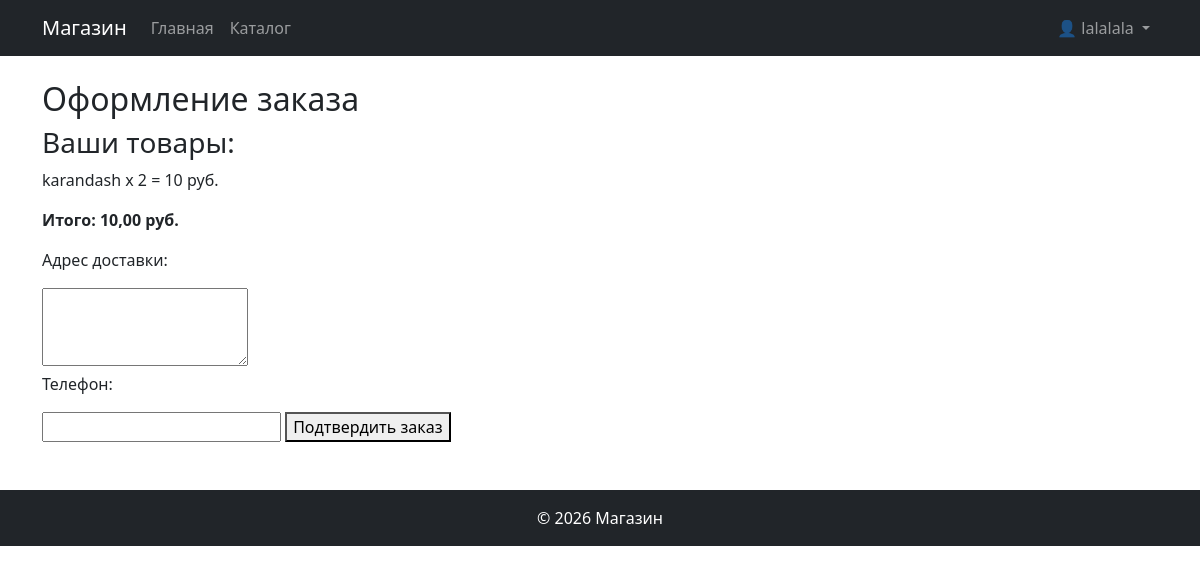
The page /checkout/ (signed in) on the database as committed earlier.
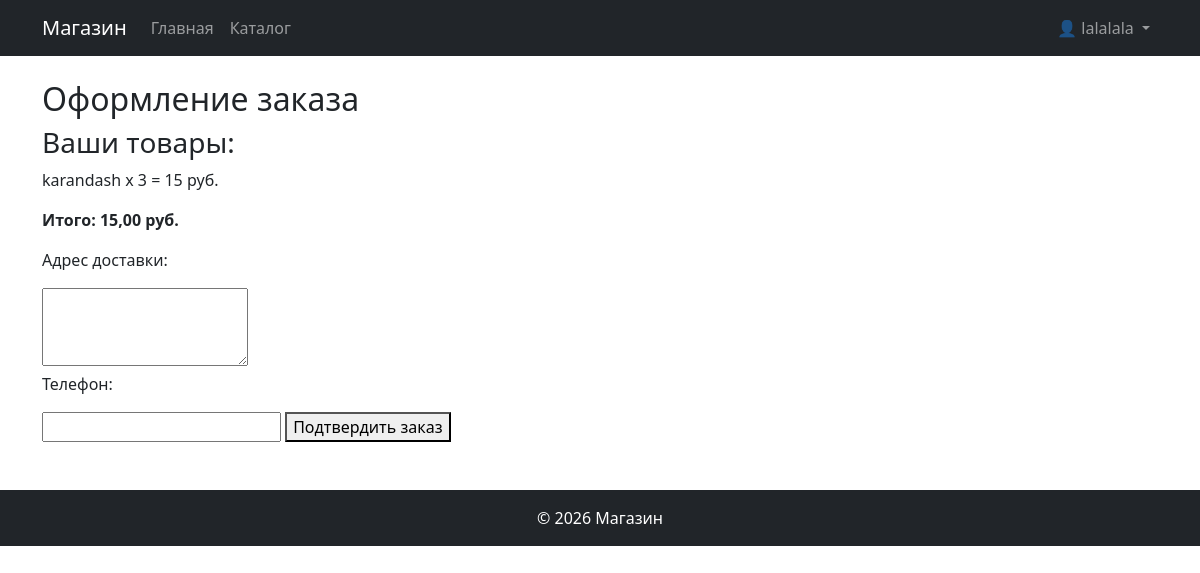
The same page on the database as committed later.
### shop/models.py (models this page shows, shortened)
class CartItem(models.Model):
    cart = models.ForeignKey(Cart, on_delete = models.CASCADE)
    product = models.ForeignKey(Product, on_delete = models.CASCADE)
    quantity = models.PositiveIntegerField()

class Product(models.Model):
    name = models.CharField(max_length = 200)
    description = models.TextField()
    photo = models.ImageField(upload_to = 'products/', blank = True)
    price = models.DecimalField(max_digits = 10, decimal_places = 2,
    validators = [MinValueValidator(0)])
    stock = models.IntegerField(validators = [MinValueValidator(0)])
    category = models.ForeignKey(Category, on_delete = models.CASCADE)
    manufacturer = models.ForeignKey(Manufacturer, on_delete = models.CASCADE)

### shop/views.py (the view, shortened to what this page needs)
# urls.py: path('checkout/', views.checkout, name='checkout'),
@login_required
def checkout(request):
    cart, created = Cart.objects.get_or_create(user=request.user)
    cart_items = cart.cartitem_set.all()
    if not cart_items:
        return redirect('shop:product_list')
    if request.method != 'POST':
        total = sum(item.product.price * item.quantity for item in cart_items)
        return render(request, 'shop/checkout.html', {
            'cart_items': cart_items,
            'total': total
        })

### shop/templates/shop/checkout.html (shortened to what this page needs)
{% extends 'shop/base.html' %}
{% block content %}
<h2>Оформление заказа</h2>
<h3>Ваши товары:</h3>
{% for item in cart_items %}
    <p>{{ item.product.name }} x {{ item.quantity }} = {% widthratio item.product.price 1 item.quantity %} руб.</p>
{% endfor %}
<p><strong>Итого: {{ total }} руб.</strong></p>
<form method="post">
    <p>Адрес доставки:</p>
    <textarea name="address" rows="3" required></textarea>
    <p>Телефон:</p>
    <input type="tel" name="phone" required>
    <button type="submit">Подтвердить заказ</button>
</form>
{% endblock %}

Rows that differ between the two databases and show on the page:
changed CartItem "karandash": quantity "2" → "3"; product+quantity "10" → "15"
Other text that changed with them:
{{ total }}: "10,00" → "15,00"
